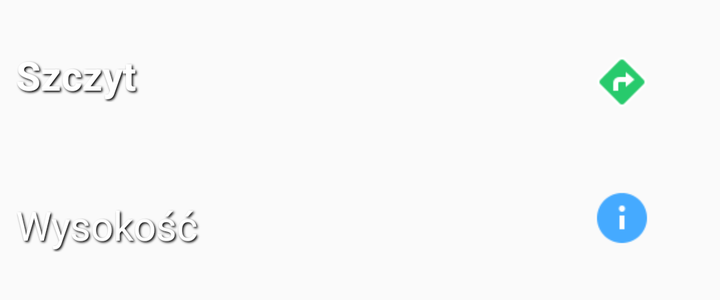
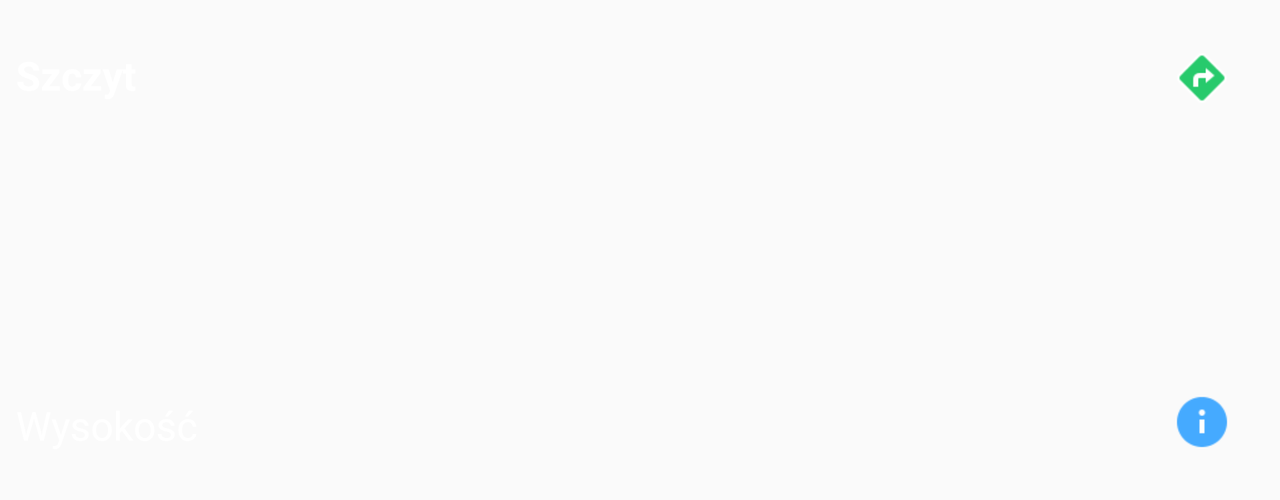

First picture: res/layout/ on a phone held upright. Second picture: the repository's own variant of that layout, on a device whose configuration matches the variant's folder. Source for both follows.
<!-- AndroidManifest.xml: application theme AppTheme -->
<!-- res/layout/navigation_list_item.xml -->
<?xml version="1.0" encoding="utf-8"?>
<android.support.constraint.ConstraintLayout xmlns:android="http://schemas.android.com/apk/res/android"
    xmlns:app="http://schemas.android.com/apk/res-auto"
    xmlns:tools="http://schemas.android.com/tools"
    android:id="@+id/navigation_item_container"
    android:layout_width="match_parent"
    android:layout_height="150dp">

    <ImageView
        android:id="@+id/navigation_image"
        android:layout_width="match_parent"
        android:layout_height="match_parent"
        android:scaleType="fitXY"
        android:src="@drawable/ic_launcher_background"
        app:layout_constraintEnd_toEndOf="parent"
        app:layout_constraintHorizontal_bias="0.0"
        app:layout_constraintStart_toStartOf="parent"
        tools:layout_editor_absoluteY="0dp" />

    <TextView
        android:id="@+id/navigation_hill_name"
        android:layout_width="200dp"
        android:layout_height="wrap_content"
        android:layout_marginStart="8dp"
        android:layout_marginTop="24dp"
        android:shadowColor="#000"
        android:shadowDx="2"
        android:shadowDy="2"
        android:shadowRadius="2.5"
        android:text="Szczyt"
        android:textColor="@color/white"
        android:textSize="20sp"
        android:textStyle="bold"
        app:layout_constraintStart_toStartOf="parent"
        app:layout_constraintTop_toTopOf="parent" />

    <TextView
        android:id="@+id/navigation_hill_height"
        android:layout_width="200dp"
        android:layout_height="wrap_content"
        android:layout_marginBottom="24dp"
        android:layout_marginStart="8dp"
        android:shadowColor="#000"
        android:shadowDx="2"
        android:shadowDy="2"
        android:shadowRadius="2.5"
        android:text="Wysokość"
        android:textColor="@color/white"
        android:textSize="20sp"
        app:layout_constraintBottom_toBottomOf="parent"
        app:layout_constraintStart_toStartOf="parent" />

    <ImageView
        android:id="@+id/navigation_info_button"
        android:layout_width="50dp"
        android:layout_height="50dp"
        android:layout_marginBottom="16dp"
        android:layout_marginEnd="24dp"
        android:foreground="?android:attr/selectableItemBackground"
        android:padding="10dp"
        android:scaleType="centerCrop"
        android:src="@drawable/icons8_info_48"
        app:layout_constraintBottom_toBottomOf="parent"
        app:layout_constraintEnd_toEndOf="parent" />

    <ImageView
        android:id="@+id/navigation_navigate_button"
        android:layout_width="50dp"
        android:layout_height="50dp"
        android:layout_marginEnd="24dp"
        android:layout_marginTop="16dp"
        android:foreground="?android:attr/selectableItemBackground"
        android:padding="10dp"
        android:scaleType="centerCrop"
        android:src="@drawable/icons8_route_48"
        android:background="@drawable/runded_corners"
        app:layout_constraintEnd_toEndOf="parent"
        app:layout_constraintTop_toTopOf="parent" />

    <TextView
        android:id="@+id/navigation_hill_description"
        android:layout_width="0dp"
        android:layout_height="0dp"
        android:textColor="@color/white"
        android:textSize="20dp"
        app:layout_constraintBottom_toBottomOf="parent"
        app:layout_constraintEnd_toEndOf="parent"
        app:layout_constraintStart_toStartOf="parent" />

</android.support.constraint.ConstraintLayout>
<!-- resources referenced by this layout -->
<resources>
  <color name="white">#FFFFFF</color>
  <!-- drawable icons8_info_48: png bitmap (drawable-mdpi, 984 bytes) -->
  <!-- drawable icons8_route_48: png bitmap (drawable-mdpi, 1143 bytes) -->
  <!-- drawable runded_corners (drawable) -->
  <?xml version="1.0" encoding="utf-8"?>
  
  <shape xmlns:android="http://schemas.android.com/apk/res/android"
      android:shape="rectangle">
  
      // The desired corner radius. reduce it to keep it less rounded
      <corners android:radius="360dp" />
  
  </shape>
  <style name="AppTheme" parent="Theme.AppCompat.DayNight.DarkActionBar">
          
          <item name="colorPrimary">@color/colorPrimary</item>
          <item name="colorPrimaryDark">@color/colorPrimaryDark</item>
          <item name="colorAccent">@color/colorAccent</item>
      </style>
  <color name="colorPrimary">#3F51B5</color>
  <color name="colorPrimaryDark">#303F9F</color>
  <color name="colorAccent">#FF4081</color>
</resources>
<!-- res/layout-land/navigation_list_item.xml (the repository's variant of the layout above) -->
<!-- drawn on the phone turned sideways -->
<?xml version="1.0" encoding="utf-8"?>
<RelativeLayout xmlns:android="http://schemas.android.com/apk/res/android"
    xmlns:app="http://schemas.android.com/apk/res-auto"
    xmlns:tools="http://schemas.android.com/tools"
    android:layout_width="match_parent"
    android:layout_height="250dp">


    <ImageView
        android:id="@+id/navigation_image"
        android:layout_width="match_parent"
        android:layout_height="match_parent"
        android:scaleType="fitXY"
        android:src="@drawable/ic_launcher_background" />

    <android.support.constraint.ConstraintLayout
        android:id="@+id/navigation_item_container"
        android:layout_width="match_parent"
        android:layout_height="match_parent">

        <TextView
            android:id="@+id/navigation_hill_name"
            android:layout_width="120dp"
            android:layout_height="wrap_content"
            android:layout_marginLeft="8dp"
            android:layout_marginStart="8dp"
            android:layout_marginTop="24dp"
            android:text="Szczyt"
            android:textColor="@color/white"
            android:textSize="20dp"
            android:textStyle="bold"
            app:layout_constraintStart_toStartOf="parent"
            app:layout_constraintTop_toTopOf="parent" />

        <TextView
            android:id="@+id/navigation_hill_height"
            android:layout_width="120dp"
            android:layout_height="wrap_content"
            android:layout_marginBottom="24dp"
            android:layout_marginLeft="8dp"
            android:layout_marginStart="8dp"
            android:text="Wysokość"
            android:textColor="@color/white"
            android:textSize="20dp"
            app:layout_constraintBottom_toBottomOf="parent"
            app:layout_constraintStart_toStartOf="parent" />

        <ImageView
            android:id="@+id/navigation_info_button"
            android:layout_width="30dp"
            android:layout_height="30dp"
            android:layout_marginBottom="24dp"
            android:layout_marginEnd="24dp"
            android:layout_marginRight="24dp"
            android:scaleType="centerCrop"
            android:src="@drawable/icons8_info_48"
            app:layout_constraintBottom_toBottomOf="parent"
            app:layout_constraintEnd_toEndOf="parent" />

        <ImageView
            android:id="@+id/navigation_navigate_button"
            android:layout_width="30dp"
            android:layout_height="30dp"
            android:layout_marginEnd="24dp"
            android:layout_marginRight="24dp"
            android:layout_marginTop="24dp"
            android:scaleType="centerCrop"
            android:src="@drawable/icons8_route_48"
            app:layout_constraintEnd_toEndOf="parent"
            app:layout_constraintTop_toTopOf="parent" />

    </android.support.constraint.ConstraintLayout>


</RelativeLayout>
<!-- resources referenced by the variant -->
<!-- as the phone turned sideways resolves them -->
<resources>
  <color name="white">#FFFFFF</color>
  <!-- drawable icons8_info_48: png bitmap (drawable-mdpi, 984 bytes) -->
  <!-- drawable icons8_route_48: png bitmap (drawable-mdpi, 1143 bytes) -->
  <style name="AppTheme" parent="Theme.AppCompat.DayNight.DarkActionBar">
          
          <item name="colorPrimary">@color/colorPrimary</item>
          <item name="colorPrimaryDark">@color/colorPrimaryDark</item>
          <item name="colorAccent">@color/colorAccent</item>
      </style>
  <color name="colorPrimary">#3F51B5</color>
  <color name="colorPrimaryDark">#303F9F</color>
  <color name="colorAccent">#FF4081</color>
</resources>
